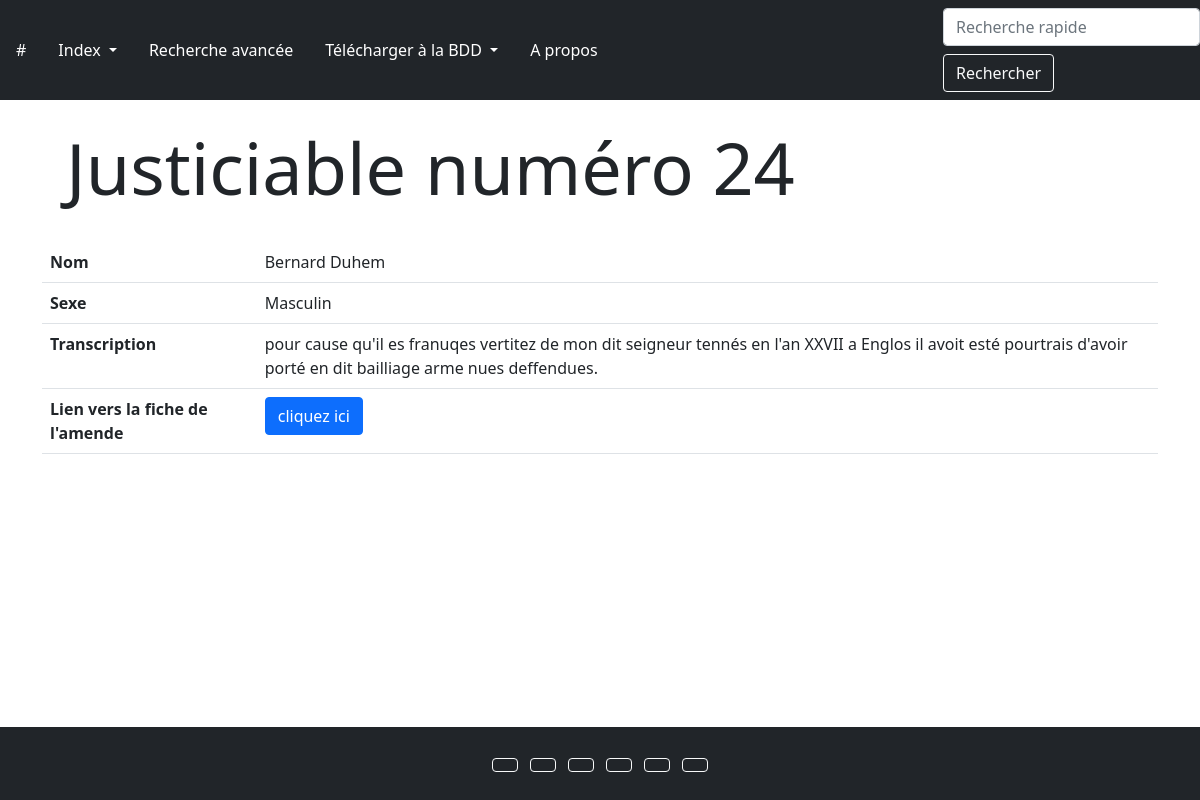
The page /justiciable/24 on the database its author committed.
### app/modeles/data.py (models this page shows, shortened)
class Justiciables(db.Model):
    id_personne = db.Column(db.Integer, primary_key=True, unique=True, nullable=False)
    nom = db.Column(db.Text)
    sexe = db.Column(db.Text)
    amendes = db.relationship("Amendes", back_populates="justiciable")

class Amendes(db.Model):
    identifiant = db.Column(db.Integer, primary_key=True, unique=True, nullable=False)
    cote = db.Column(db.Text)
    date = db.Column(db.Text)
    typeTaxe = db.Column(db.Text)
    sexe = db.Column(db.Text)
    montant = db.Column(db.Text)
    parisis = db.Column(db.Integer)
    moment = db.Column(db.Text)
    typeDelit = db.Column(db.Text)
    reunion = db.Column(db.Text)
    franchesVerites = db.Column(db.Text)
    tiers = db.Column(db.Text)
    id_personne = db.Column(db.Integer, db.ForeignKey('justiciables.id_personne'), nullable=False)
    transcription = db.Column(db.Text)
    justiciable = db.relationship("Justiciables", back_populates="amendes")

### app/routes/generic.py (the view)
@app.route("/justiciable/<id_personne>")
def justiciable(id_personne):
    justiciable_unique = Justiciables.query.filter(Justiciables.id_personne == id_personne).first()
    return render_template("pages/justiciable.html", justiciable=justiciable_unique)

### app/templates/pages/justiciable.html
{% extends "container.html" %}
{% block corps %}
<h1 class="display-2 p-4">Justiciable numéro {{justiciable.id_personne}}</h1>
<table class="table">
    <tbody>
        <tr>
            <th scope="row">Nom</th>
            <td>{{justiciable.nom}}</td>
        </tr>
        <tr>
            <th scope="row">Sexe</th>
            <td>{{justiciable.sexe}}</td>
        </tr>
        {% for i in justiciable.amendes %}
        <tr>
            <th scope="row">Transcription</th>
            <td>{{i.transcription}}</td>
        </tr>
        <tr>
            <th scope="row">Lien vers la fiche de l'amende</th>
            <td><a class="btn btn-primary" href="{{url_for('amende', identifiant=i.identifiant)}}">cliquez ici</a></td>
        </tr>
        {% endfor %}
    </tbody>
</table>
{% endblock %}

### rows shown on the page
Justiciables: nom "Bernard Duhem"
Amendes: transcription "pour cause qu'il es franuqes vertitez de mon dit seigneur tennés en l'an XXVII a Englos il avoit esté pourtrais d'avoir porté en dit bailliage arme nues deffendues."

### other values the page prints
{{ justiciable.id_personne }} "24"
{{ justiciable.sexe }} "Masculin"
